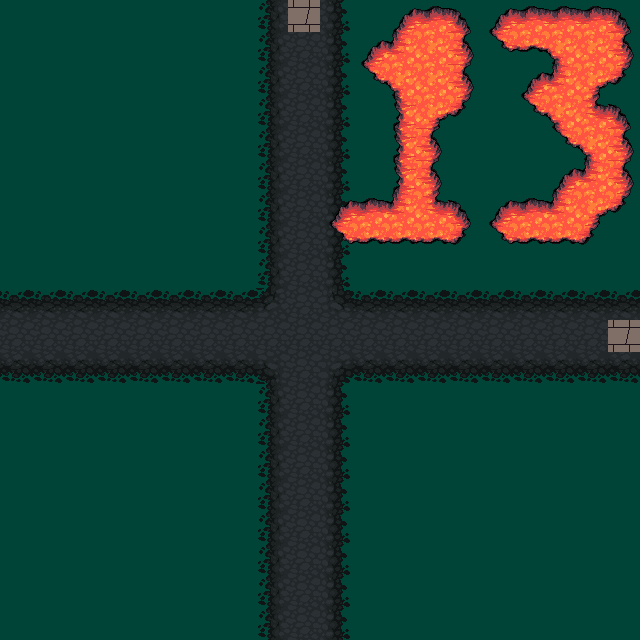

The image is a tile-based game level rendered from a .tmx file. Its description and complete source (layers, tilesets, objects, tile grids) follow:
An orthogonal 20x20 tile map with 32x32 px tiles, 3 tile layers (grass, road, num) and 2 objects (e3, e2).

<map version="1.4" tiledversion="1.4.3" orientation="orthogonal" renderorder="right-down" width="20" height="20" tilewidth="32" tileheight="32" infinite="0" nextlayerid="5" nextobjectid="5">
 <tileset firstgid="1" source="../Maps/klipartz.com.tsx" />
 <layer id="1" name="grass" width="20" height="20">
  <data encoding="csv">
872,872,872,872,872,872,872,872,872,872,872,872,872,872,872,872,872,872,872,872,
872,872,872,872,872,872,872,872,872,872,872,872,872,872,872,872,872,872,872,872,
872,872,872,872,872,872,872,872,872,872,872,872,872,872,872,872,872,872,872,872,
872,872,872,872,872,872,872,872,872,872,872,872,872,872,872,872,872,872,872,872,
872,872,872,872,872,872,872,872,872,872,872,872,872,872,872,872,872,872,872,872,
872,872,872,872,872,872,872,872,872,872,872,872,872,872,872,872,872,872,872,872,
872,872,872,872,872,872,872,872,872,872,872,872,872,872,872,872,872,872,872,872,
872,872,872,872,872,872,872,872,872,872,872,872,872,872,872,872,872,872,872,872,
872,872,872,872,872,872,872,872,872,872,872,872,872,872,872,872,872,872,872,872,
872,872,872,872,872,872,872,872,872,872,872,872,872,872,872,872,872,872,872,872,
872,872,872,872,872,872,872,872,872,872,872,872,872,872,872,872,872,872,872,872,
872,872,872,872,872,872,872,872,872,872,872,872,872,872,872,872,872,872,872,872,
872,872,872,872,872,872,872,872,872,872,872,872,872,872,872,872,872,872,872,872,
872,872,872,872,872,872,872,872,872,872,872,872,872,872,872,872,872,872,872,872,
872,872,872,872,872,872,872,872,872,872,872,872,872,872,872,872,872,872,872,872,
872,872,872,872,872,872,872,872,872,872,872,872,872,872,872,872,872,872,872,872,
872,872,872,872,872,872,872,872,872,872,872,872,872,872,872,872,872,872,872,872,
872,872,872,872,872,872,872,872,872,872,872,872,872,872,872,872,872,872,872,872,
872,872,872,872,872,872,872,872,872,872,872,872,872,872,872,872,872,872,872,872,
872,872,872,872,872,872,872,872,872,872,872,872,872,872,872,872,872,872,872,872
</data>
 </layer>
 <layer id="2" name="road" width="20" height="20">
  <data encoding="csv">
0,0,0,0,0,0,0,0,307,882,309,0,0,0,0,0,0,0,0,0,
0,0,0,0,0,0,0,0,307,308,309,0,0,0,0,0,0,0,0,0,
0,0,0,0,0,0,0,0,307,308,309,0,0,0,0,0,0,0,0,0,
0,0,0,0,0,0,0,0,307,308,309,0,0,0,0,0,0,0,0,0,
0,0,0,0,0,0,0,0,307,308,309,0,0,0,0,0,0,0,0,0,
0,0,0,0,0,0,0,0,307,308,309,0,0,0,0,0,0,0,0,0,
0,0,0,0,0,0,0,0,307,308,309,0,0,0,0,0,0,0,0,0,
0,0,0,0,0,0,0,0,307,308,309,0,0,0,0,0,0,0,0,0,
0,0,0,0,0,0,0,0,307,308,309,0,0,0,0,0,0,0,0,0,
276,276,276,276,276,276,276,276,245,308,244,276,276,276,276,276,276,276,276,276,
308,308,308,308,308,308,308,308,308,308,308,308,308,308,308,308,308,308,308,882,
340,340,340,340,340,340,340,340,213,308,212,340,340,340,340,340,340,340,340,340,
0,0,0,0,0,0,0,0,307,308,309,0,0,0,0,0,0,0,0,0,
0,0,0,0,0,0,0,0,307,308,309,0,0,0,0,0,0,0,0,0,
0,0,0,0,0,0,0,0,307,308,309,0,0,0,0,0,0,0,0,0,
0,0,0,0,0,0,0,0,307,308,309,0,0,0,0,0,0,0,0,0,
0,0,0,0,0,0,0,0,307,308,309,0,0,0,0,0,0,0,0,0,
0,0,0,0,0,0,0,0,307,308,309,0,0,0,0,0,0,0,0,0,
0,0,0,0,0,0,0,0,307,308,309,0,0,0,0,0,0,0,0,0,
0,0,0,0,0,0,0,0,307,308,309,0,0,0,0,0,0,0,0,0
</data>
 </layer>
 <layer id="4" name="num" width="20" height="20">
  <data encoding="csv">
0,0,0,0,0,0,0,0,0,0,0,0,272,273,274,272,273,273,273,274,
0,0,0,0,0,0,0,0,0,0,0,272,242,305,306,336,337,210,305,306,
0,0,0,0,0,0,0,0,0,0,0,336,210,305,306,0,272,242,209,338,
0,0,0,0,0,0,0,0,0,0,0,0,304,209,338,0,336,210,241,274,
0,0,0,0,0,0,0,0,0,0,0,0,304,306,0,0,0,336,210,306,
0,0,0,0,0,0,0,0,0,0,0,0,304,306,0,0,0,272,242,306,
0,0,0,0,0,0,0,0,0,0,272,273,242,241,274,272,273,242,209,338,
0,0,0,0,0,0,0,0,0,0,336,337,337,337,338,336,337,337,338,0,
0,0,0,0,0,0,0,0,0,0,0,0,0,0,0,0,0,0,0,0,
0,0,0,0,0,0,0,0,0,0,0,0,0,0,0,0,0,0,0,0,
0,0,0,0,0,0,0,0,0,0,0,0,0,0,0,0,0,0,0,0,
0,0,0,0,0,0,0,0,0,0,0,0,0,0,0,0,0,0,0,0,
0,0,0,0,0,0,0,0,0,0,0,0,0,0,0,0,0,0,0,0,
0,0,0,0,0,0,0,0,0,0,0,0,0,0,0,0,0,0,0,0,
0,0,0,0,0,0,0,0,0,0,0,0,0,0,0,0,0,0,0,0,
0,0,0,0,0,0,0,0,0,0,0,0,0,0,0,0,0,0,0,0,
0,0,0,0,0,0,0,0,0,0,0,0,0,0,0,0,0,0,0,0,
0,0,0,0,0,0,0,0,0,0,0,0,0,0,0,0,0,0,0,0,
0,0,0,0,0,0,0,0,0,0,0,0,0,0,0,0,0,0,0,0,
0,0,0,0,0,0,0,0,0,0,0,0,0,0,0,0,0,0,0,0
</data>
 </layer>
 <objectgroup id="3" name="exits">
  <object id="2" name="e3" x="288" y="0" width="32" height="32" />
  <object id="3" name="e2" x="608" y="320" width="32" height="32" />
 </objectgroup>
</map>
